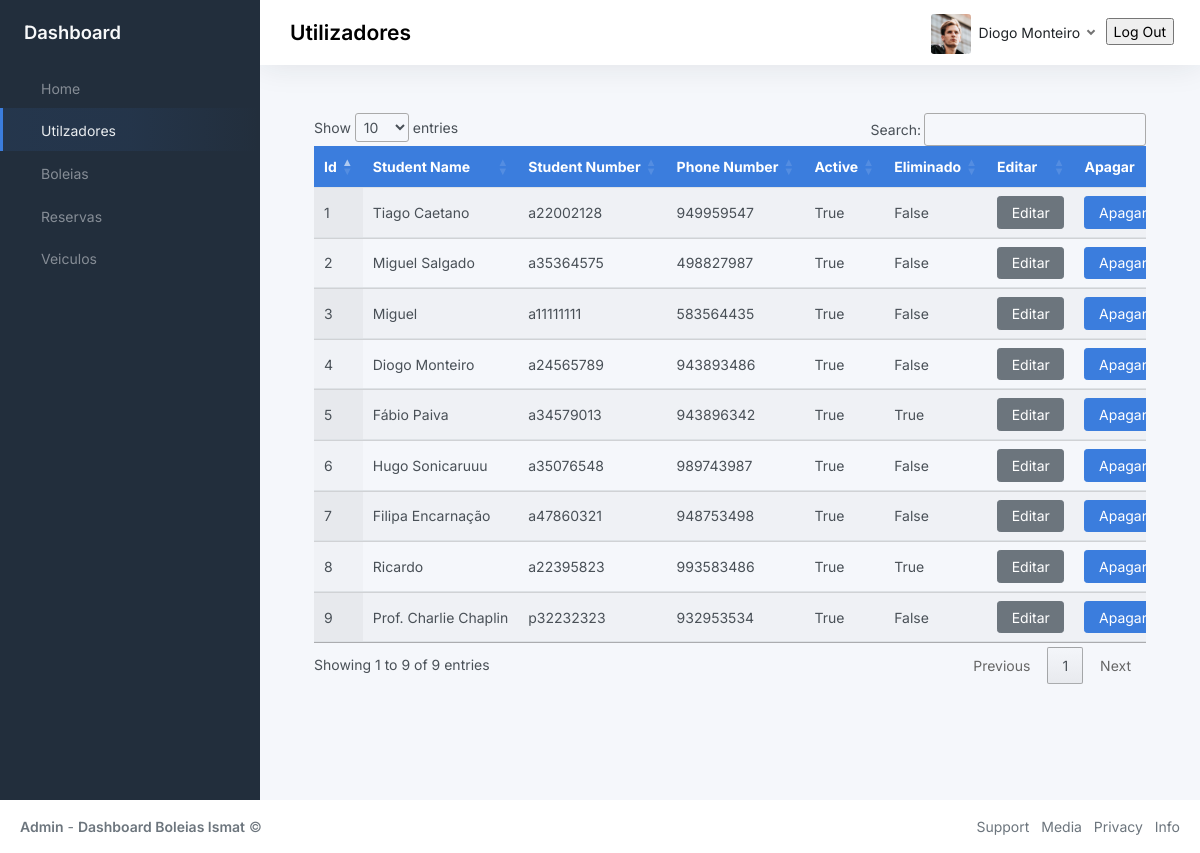
Screenshot of /usersPage (signed in) with the database file from the repository.
### BackOffice/models.py (models this page shows, shortened)
class User(db.Model, UserMixin):
	__tablename__ = 'user'
	id = db.Column(db.Integer, primary_key=True)
	name = db.Column(db.String(80), unique=True, nullable=False)
	student_number = db.Column(db.String(9), unique=True, nullable=False)
	phone_number = db.Column(db.Integer(), nullable=False)
	password = db.Column(db.String(60), nullable=False)
	gender = db.Column(db.String(10), nullable=False)
	registration_date = db.Column(db.DateTime, default=datetime.now)
	last_login_date = db.Column(db.DateTime, default=datetime.now)
	active = db.Column(db.Boolean())
	deleted = db.Column(db.Boolean(), default=False)

### BackOffice/userModule/__init__.py (the view, shortened to what this page needs)
@userModule.route('/usersPage', methods=['GET', 'POST'])
def toUsersPage():
    if current_user.is_authenticated:
        try:
            use_id = current_user.id
            activeUser =  db.session.query(User).filter(User.id==use_id).first()
            if request.method == 'GET':
                get_Users = db.session.query(User).all()
                return render_template("users.html", title="Login", get_Users = get_Users, activeUser = activeUser)
        except Exception as e:
            print(str(e))
    else:
        return redirect('/pages-sign-in')

### BackOffice/app.py (called while the page is built)
def create_app(config_filename):
    run = Flask(__name__)
    run.config.from_object(config_filename)
    db.init_app(run)
    bcrypt.init_app(run)
    with run.app_context():
        db.create_all()
    login_manager = LoginManager()
    login_manager.login_view = 'auth.login'
    login_manager.init_app(run)
    @login_manager.user_loader
    def load_user(user_id):
        return User.query.get(int(user_id))
    run.register_blueprint(login_module)
    run.register_blueprint(homeModule)
    run.register_blueprint(userModule)
    run.register_blueprint(rideModule)
    run.register_blueprint(reservaModule)
    run.register_blueprint(vehicleModule)
    return run

### BackOffice/templates/users.html (shortened to what this page needs)
{% extends 'index.html'%}
{% block navOptions %}
    <ul class="sidebar-nav">
        <li class="sidebar-item">
            <a class="sidebar-link" href="{{url_for('homeModule.toHomePage')}}">
                 <span class="align-middle">Home</span>
            </a>
        </li>
        <li class="sidebar-item  active">
            <a class="sidebar-link" href="{{url_for('userModule.toUsersPage')}}">
                 <span class="align-middle">Utilzadores</span>
            </a>
        </li>
        <li class="sidebar-item">
            <a class="sidebar-link" href="{{url_for('rideModule.toRidePage')}}">
                 <span class="align-middle">Boleias</span>
            </a>
        </li>
        <li class="sidebar-item">
            <a class="sidebar-link" href="{{url_for('reservaModule.toReservaPage')}}">
                 <span class="align-middle">Reservas</span>
            </a>
        </li>
        <li class="sidebar-item">
            <a class="sidebar-link" href="{{url_for('vehicleModule.toVehiclesPage')}}">
                 <span class="align-middle">Veiculos</span>
            </a>
        </li>
    </ul>
{% endblock navOptions %}
{% block page %}
<h3 class="position-absolute m-2 fw-bold text-">Utilizadores</h3>
{% endblock page %}
{% block profile %}
<img src="{{url_for('static', filename='img/avatars/avatar.jpg')}}" class="avatar img-fluid rounded me-1"/> <span class="text-dark">{{activeUser.name}}</span>
{% endblock profile %}
{% block content %}
<div class="container-md" id="table">
    <div class="table-responsive">
        <table class="table display nowrap" id="tabela">
            <thead class="bg-primary text-white">
                <tr>
                    <th>Id</th>
                    <th>Student Name</th>
                    <th>Student Number</th>
                    <th>Phone Number</th>
                    <th>Active</th>
                    <th>Eliminado</th>
                    <th>Editar</th>
                    <th>Apagar</th>
                </tr>
            </thead>
            <tbody>
                {% for user in get_Users %}
                <tr>
                <td>{{user.id}}</td>
                <td>{{user.name}}</td>
                <td>{{user.student_number}}</td>
                <td>{{user.phone_number	}}</td>
                <td>{{user.active}}</td>
                <td>{{user.deleted}}</td>
                <td><button class="Editar btn btn-secondary" id="{{user.id}}" data-bs-toggle="modal" data-bs-target="#staticBackdrop">Editar</button></td>
                <td><button class="Apagar btn btn-primary" id="{{user.id}}">Apagar User</button></td>
            </tr>
            {% endfor %}
            </tbody>
        </table>
    </div>
</div>
{% endblock content %}

### rows the page displays
User: name "Diogo Monteiro", id "4", student_number "a24565789", phone_number "943893486", active "True", deleted "False"
User: id "1", name "Tiago Caetano", student_number "a22002128", phone_number "949959547", active "True", deleted "False"
User: id "2", name "Miguel Salgado", student_number "a35364575", phone_number "498827987", active "True", deleted "False"
User: id "3", name "Miguel", student_number "a11111111", phone_number "583564435", active "True", deleted "False"
User: id "5", name "Fábio Paiva", student_number "a34579013", phone_number "943896342", active "True", deleted "True"
User: id "6", name "Hugo Sonicaruuu", student_number "a35076548", phone_number "989743987", active "True", deleted "False"
User: id "7", name "Filipa Encarnação", student_number "a47860321", phone_number "948753498", active "True", deleted "False"
User: id "8", name "Ricardo", student_number "a22395823", phone_number "993583486", active "True", deleted "True"
User: id "9", name "Prof. Charlie Chaplin", student_number "p32232323", phone_number "932953534", active "True", deleted "False"
